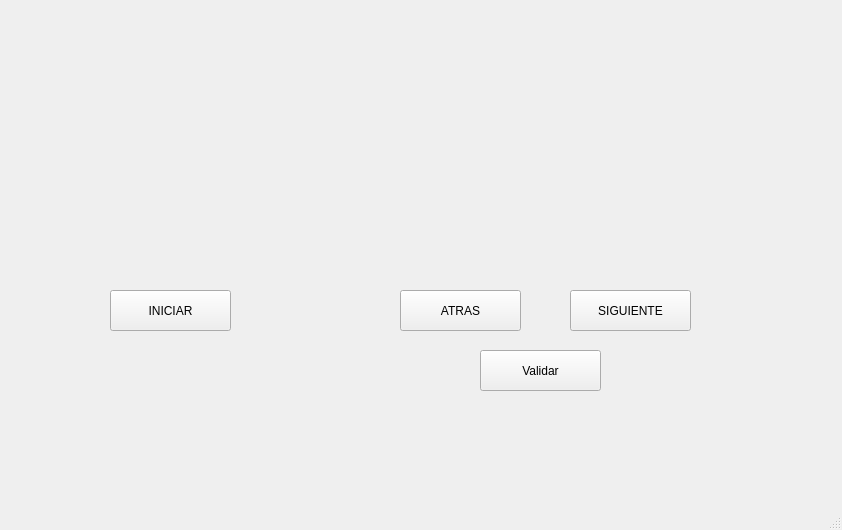
<?xml version="1.0" encoding="UTF-8"?>
<ui version="4.0">
 <class>MainWindow</class>
 <widget class="QMainWindow" name="MainWindow">
  <property name="geometry">
   <rect>
    <x>0</x>
    <y>0</y>
    <width>842</width>
    <height>530</height>
   </rect>
  </property>
  <property name="windowTitle">
   <string>MainWindow</string>
  </property>
  <widget class="QWidget" name="centralwidget">
   <widget class="QLabel" name="label">
    <property name="geometry">
     <rect>
      <x>20</x>
      <y>10</y>
      <width>181</width>
      <height>81</height>
     </rect>
    </property>
    <property name="text">
     <string/>
    </property>
    <property name="pixmap">
     <pixmap resource="../Recursos.qrc">:/meme/Imagen/fians.jpg</pixmap>
    </property>
    <property name="scaledContents">
     <bool>true</bool>
    </property>
   </widget>
   <widget class="QLabel" name="label_4">
    <property name="geometry">
     <rect>
      <x>630</x>
      <y>10</y>
      <width>161</width>
      <height>91</height>
     </rect>
    </property>
    <property name="text">
     <string/>
    </property>
    <property name="pixmap">
     <pixmap resource="../Recursos.qrc">:/meme/Imagen/uat-logo.jpg</pixmap>
    </property>
    <property name="scaledContents">
     <bool>true</bool>
    </property>
   </widget>
   <widget class="QLabel" name="label_5">
    <property name="geometry">
     <rect>
      <x>700</x>
      <y>370</y>
      <width>121</width>
      <height>111</height>
     </rect>
    </property>
    <property name="text">
     <string/>
    </property>
    <property name="pixmap">
     <pixmap resource="../Recursos.qrc">:/meme/Imagen/logo_equipo.jpg</pixmap>
    </property>
    <property name="scaledContents">
     <bool>true</bool>
    </property>
   </widget>
   <widget class="QLabel" name="imagenPC">
    <property name="geometry">
     <rect>
      <x>80</x>
      <y>100</y>
      <width>191</width>
      <height>181</height>
     </rect>
    </property>
    <property name="text">
     <string/>
    </property>
    <property name="pixmap">
     <pixmap resource="../Recursos.qrc">:/meme/Imagen/badillo .png</pixmap>
    </property>
    <property name="scaledContents">
     <bool>true</bool>
    </property>
   </widget>
   <widget class="QPushButton" name="btn_iniciar">
    <property name="geometry">
     <rect>
      <x>110</x>
      <y>290</y>
      <width>121</width>
      <height>41</height>
     </rect>
    </property>
    <property name="text">
     <string>INICIAR</string>
    </property>
   </widget>
   <widget class="QLabel" name="imagenUsu">
    <property name="geometry">
     <rect>
      <x>460</x>
      <y>100</y>
      <width>191</width>
      <height>181</height>
     </rect>
    </property>
    <property name="text">
     <string/>
    </property>
    <property name="pixmap">
     <pixmap resource="../Recursos.qrc">:/meme/Imagen/badillo .png</pixmap>
    </property>
    <property name="scaledContents">
     <bool>true</bool>
    </property>
   </widget>
   <widget class="QPushButton" name="btn_atras">
    <property name="geometry">
     <rect>
      <x>400</x>
      <y>290</y>
      <width>121</width>
      <height>41</height>
     </rect>
    </property>
    <property name="text">
     <string>ATRAS</string>
    </property>
   </widget>
   <widget class="QPushButton" name="btn_siguiente">
    <property name="geometry">
     <rect>
      <x>570</x>
      <y>290</y>
      <width>121</width>
      <height>41</height>
     </rect>
    </property>
    <property name="text">
     <string>SIGUIENTE</string>
    </property>
   </widget>
   <widget class="QPushButton" name="btn_validar">
    <property name="geometry">
     <rect>
      <x>480</x>
      <y>350</y>
      <width>121</width>
      <height>41</height>
     </rect>
    </property>
    <property name="text">
     <string>Validar</string>
    </property>
   </widget>
  </widget>
  <widget class="QMenuBar" name="menubar">
   <property name="geometry">
    <rect>
     <x>0</x>
     <y>0</y>
     <width>842</width>
     <height>21</height>
    </rect>
   </property>
  </widget>
  <widget class="QStatusBar" name="statusbar"/>
 </widget>
 <resources>
  <include location="../Recursos.qrc"/>
 </resources>
 <connections/>
</ui>
